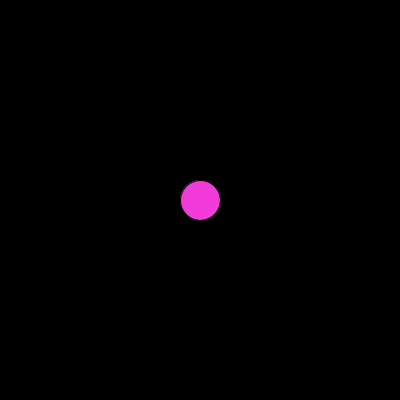
Frame 1 (no input)
Frame 60 (the mouse pressed at the canvas centre just before this capture): blank canvas, image omitted
Frame 120 (the mouse held since frame 60 and released just before this capture): blank canvas, image omitted

The Processing sketch that drew this single still picture (run headless with seeded random() and noise(); from frame 60 on, the mouse is pressed at the canvas centre):

// Processing sketch: Uppgift_3
// ── Uppgift_3.pde
float bollx=200;
float bolly=200;
float rx = random(-20,20);
float ry = random(-20,20);



void setup(){
  size(400, 400);
}

void draw(){
  background(0);
  fill(random(0,255), random(0,255),random(0,255));
  ellipse(bollx, bolly, 40, 40);
bollx+=rx;
bolly+=ry;
}
